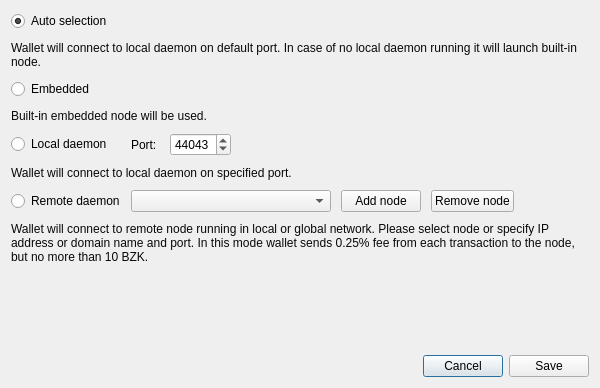
<?xml version="1.0" encoding="UTF-8"?>
<ui version="4.0">
 <class>ConnectionSettingsDialog</class>
 <widget class="QDialog" name="ConnectionSettingsDialog">
  <property name="windowModality">
   <enum>Qt::ApplicationModal</enum>
  </property>
  <property name="geometry">
   <rect>
    <x>0</x>
    <y>0</y>
    <width>600</width>
    <height>388</height>
   </rect>
  </property>
  <property name="windowTitle">
   <string>Connection settings</string>
  </property>
  <layout class="QGridLayout" name="gridLayout_2">
   <item row="2" column="0">
    <layout class="QHBoxLayout" name="horizontalLayout">
     <item>
      <spacer name="horizontalSpacer">
       <property name="orientation">
        <enum>Qt::Horizontal</enum>
       </property>
       <property name="sizeHint" stdset="0">
        <size>
         <width>40</width>
         <height>20</height>
        </size>
       </property>
      </spacer>
     </item>
     <item>
      <widget class="QPushButton" name="connectionCancelButton">
       <property name="text">
        <string>Cancel</string>
       </property>
      </widget>
     </item>
     <item>
      <widget class="QPushButton" name="connectionSaveButton">
       <property name="text">
        <string>Save</string>
       </property>
      </widget>
     </item>
    </layout>
   </item>
   <item row="0" column="0">
    <layout class="QGridLayout" name="gridLayout">
     <property name="sizeConstraint">
      <enum>QLayout::SetMaximumSize</enum>
     </property>
     <property name="verticalSpacing">
      <number>10</number>
     </property>
     <item row="0" column="0">
      <widget class="QRadioButton" name="radioButton_1">
       <property name="enabled">
        <bool>true</bool>
       </property>
       <property name="text">
        <string>Auto selection</string>
       </property>
       <property name="checked">
        <bool>true</bool>
       </property>
      </widget>
     </item>
     <item row="1" column="0" colspan="2">
      <widget class="QLabel" name="label">
       <property name="enabled">
        <bool>false</bool>
       </property>
       <property name="text">
        <string>&lt;span style=&quot;color:#080808&quot;&gt;Wallet will connect to local daemon on default port. In case of no local daemon running it will launch built-in node.&lt;/span&gt;</string>
       </property>
       <property name="wordWrap">
        <bool>true</bool>
       </property>
      </widget>
     </item>
     <item row="2" column="0">
      <widget class="QRadioButton" name="radioButton_2">
       <property name="text">
        <string>Embedded</string>
       </property>
      </widget>
     </item>
     <item row="3" column="0" colspan="2">
      <widget class="QLabel" name="label_2">
       <property name="enabled">
        <bool>false</bool>
       </property>
       <property name="text">
        <string>&lt;span style=&quot;color:#080808&quot;&gt;Built-in embedded node will be used.&lt;/span&gt;</string>
       </property>
       <property name="wordWrap">
        <bool>true</bool>
       </property>
      </widget>
     </item>
     <item row="4" column="0">
      <widget class="QRadioButton" name="radioButton_3">
       <property name="text">
        <string>Local daemon</string>
       </property>
      </widget>
     </item>
     <item row="4" column="1">
      <layout class="QHBoxLayout" name="horizontalLayout_2">
       <property name="spacing">
        <number>10</number>
       </property>
       <item>
        <widget class="QLabel" name="label_3">
         <property name="text">
          <string>Port: </string>
         </property>
        </widget>
       </item>
       <item>
        <widget class="QSpinBox" name="m_localDaemonPort">
         <property name="minimum">
          <number>0</number>
         </property>
         <property name="maximum">
          <number>65535</number>
         </property>
         <property name="value">
          <number>44043</number>
         </property>
         <property name="displayIntegerBase">
          <number>10</number>
         </property>
        </widget>
       </item>
       <item>
        <spacer name="horizontalSpacer_2">
         <property name="orientation">
          <enum>Qt::Horizontal</enum>
         </property>
         <property name="sizeHint" stdset="0">
          <size>
           <width>40</width>
           <height>20</height>
          </size>
         </property>
        </spacer>
       </item>
      </layout>
     </item>
     <item row="5" column="0" colspan="2">
      <widget class="QLabel" name="label_4">
       <property name="enabled">
        <bool>false</bool>
       </property>
       <property name="text">
        <string>&lt;span style=&quot;color:#080808&quot;&gt;Wallet will connect to local daemon on specified port.&lt;/span&gt;</string>
       </property>
       <property name="wordWrap">
        <bool>true</bool>
       </property>
      </widget>
     </item>
     <item row="6" column="0">
      <widget class="QRadioButton" name="radioButton_4">
       <property name="text">
        <string>Remote daemon</string>
       </property>
      </widget>
     </item>
     <item row="6" column="1">
      <layout class="QHBoxLayout" name="horizontalLayout_3">
       <property name="spacing">
        <number>10</number>
       </property>
       <item>
        <widget class="QComboBox" name="remoteNodesComboBox">
         <property name="minimumSize">
          <size>
           <width>200</width>
           <height>0</height>
          </size>
         </property>
         <property name="editable">
          <bool>false</bool>
         </property>
         <property name="insertPolicy">
          <enum>QComboBox::InsertAtTop</enum>
         </property>
        </widget>
       </item>
       <item>
        <widget class="QPushButton" name="addNodeButton">
         <property name="text">
          <string>Add node</string>
         </property>
         <property name="icon">
          <iconset resource="../../resources.qrc">
           <normaloff>:/icons/add</normaloff>:/icons/add</iconset>
         </property>
        </widget>
       </item>
       <item>
        <widget class="QPushButton" name="removeNodeButton">
         <property name="text">
          <string>Remove node</string>
         </property>
         <property name="icon">
          <iconset resource="../../resources.qrc">
           <normaloff>:/icons/remove</normaloff>:/icons/remove</iconset>
         </property>
        </widget>
       </item>
       <item>
        <spacer name="horizontalSpacer_3">
         <property name="orientation">
          <enum>Qt::Horizontal</enum>
         </property>
         <property name="sizeHint" stdset="0">
          <size>
           <width>40</width>
           <height>20</height>
          </size>
         </property>
        </spacer>
       </item>
      </layout>
     </item>
     <item row="7" column="0" colspan="2">
      <widget class="QLabel" name="label_5">
       <property name="enabled">
        <bool>false</bool>
       </property>
       <property name="sizePolicy">
        <sizepolicy hsizetype="Preferred" vsizetype="MinimumExpanding">
         <horstretch>0</horstretch>
         <verstretch>0</verstretch>
        </sizepolicy>
       </property>
       <property name="minimumSize">
        <size>
         <width>0</width>
         <height>40</height>
        </size>
       </property>
       <property name="text">
        <string>&lt;span style=&quot;color:#080808&quot;&gt;Wallet will connect to remote node running in local or global network. Please select node or specify IP address or domain name and port. In this mode wallet sends 0.25% fee from each transaction to the node, but no more than 10 BZK.&lt;/span&gt;</string>
       </property>
       <property name="wordWrap">
        <bool>true</bool>
       </property>
      </widget>
     </item>
    </layout>
   </item>
   <item row="1" column="0">
    <spacer name="verticalSpacer">
     <property name="orientation">
      <enum>Qt::Vertical</enum>
     </property>
     <property name="sizeHint" stdset="0">
      <size>
       <width>20</width>
       <height>40</height>
      </size>
     </property>
    </spacer>
   </item>
  </layout>
 </widget>
 <resources>
  <include location="../../resources.qrc"/>
 </resources>
 <connections>
  <connection>
   <sender>connectionCancelButton</sender>
   <signal>clicked()</signal>
   <receiver>ConnectionSettingsDialog</receiver>
   <slot>reject()</slot>
   <hints>
    <hint type="sourcelabel">
     <x>549</x>
     <y>259</y>
    </hint>
    <hint type="destinationlabel">
     <x>338</x>
     <y>140</y>
    </hint>
   </hints>
  </connection>
  <connection>
   <sender>connectionSaveButton</sender>
   <signal>clicked()</signal>
   <receiver>ConnectionSettingsDialog</receiver>
   <slot>accept()</slot>
   <hints>
    <hint type="sourcelabel">
     <x>630</x>
     <y>259</y>
    </hint>
    <hint type="destinationlabel">
     <x>338</x>
     <y>140</y>
    </hint>
   </hints>
  </connection>
  <connection>
   <sender>addNodeButton</sender>
   <signal>clicked()</signal>
   <receiver>ConnectionSettingsDialog</receiver>
   <slot>addNodeClicked()</slot>
   <hints>
    <hint type="sourcelabel">
     <x>361</x>
     <y>153</y>
    </hint>
    <hint type="destinationlabel">
     <x>290</x>
     <y>135</y>
    </hint>
   </hints>
  </connection>
  <connection>
   <sender>removeNodeButton</sender>
   <signal>clicked()</signal>
   <receiver>ConnectionSettingsDialog</receiver>
   <slot>removeNodeClicked()</slot>
   <hints>
    <hint type="sourcelabel">
     <x>459</x>
     <y>177</y>
    </hint>
    <hint type="destinationlabel">
     <x>299</x>
     <y>193</y>
    </hint>
   </hints>
  </connection>
 </connections>
</ui>
